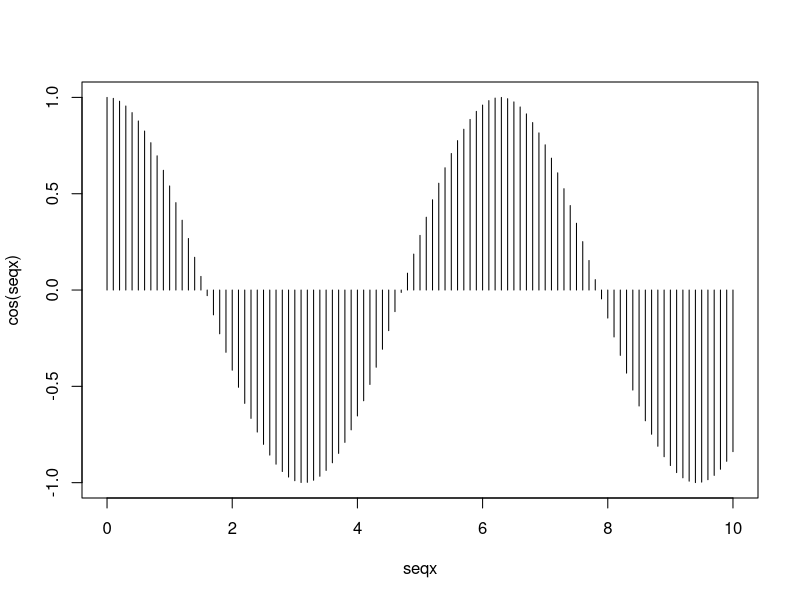

The R script that drew this image:
## ---- chunk 1
knitr::opts_chunk$set(
  fig.align='center',
  tidy=FALSE,
  comment="R>> ",
  size = 'small'
)
## ---- chunk 2
  seqx <- seq(0,10,0.1)
  plot(seqx, cos(seqx), type='h')
